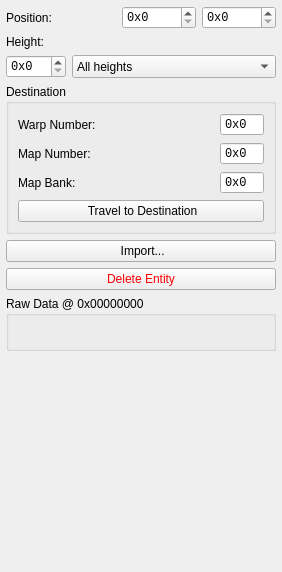
                 <widget class="QWidget" name="scrollAreaWidgetContents_8">
                  <property name="geometry">
                   <rect>
                    <x>0</x>
                    <y>0</y>
                    <width>282</width>
                    <height>572</height>
                   </rect>
                  </property>
                  <property name="sizePolicy">
                   <sizepolicy hsizetype="Expanding" vsizetype="Preferred">
                    <horstretch>0</horstretch>
                    <verstretch>0</verstretch>
                   </sizepolicy>
                  </property>
                  <layout class="QVBoxLayout" name="verticalLayout_8">
                   <property name="leftMargin">
                    <number>6</number>
                   </property>
                   <property name="topMargin">
                    <number>6</number>
                   </property>
                   <property name="rightMargin">
                    <number>6</number>
                   </property>
                   <property name="bottomMargin">
                    <number>6</number>
                   </property>
                   <item>
                    <layout class="QHBoxLayout" name="horizontalLayout_33">
                     <item>
                      <widget class="QLabel" name="label_29">
                       <property name="sizePolicy">
                        <sizepolicy hsizetype="Preferred" vsizetype="Preferred">
                         <horstretch>0</horstretch>
                         <verstretch>0</verstretch>
                        </sizepolicy>
                       </property>
                       <property name="text">
                        <string>Position:</string>
                       </property>
                      </widget>
                     </item>
                     <item>
                      <spacer name="horizontalSpacer_36">
                       <property name="orientation">
                        <enum>Qt::Horizontal</enum>
                       </property>
                       <property name="sizeType">
                        <enum>QSizePolicy::Expanding</enum>
                       </property>
                       <property name="sizeHint" stdset="0">
                        <size>
                         <width>40</width>
                         <height>20</height>
                        </size>
                       </property>
                      </spacer>
                     </item>
                     <item>
                      <widget class="QHexSpinBox" name="warp_pos_x">
                       <property name="sizePolicy">
                        <sizepolicy hsizetype="Maximum" vsizetype="Fixed">
                         <horstretch>0</horstretch>
                         <verstretch>0</verstretch>
                        </sizepolicy>
                       </property>
                       <property name="font">
                        <font>
                         <family>Courier New</family>
                        </font>
                       </property>
                       <property name="prefix">
                        <string notr="true">0x</string>
                       </property>
                       <property name="maximum">
                        <number>65535</number>
                       </property>
                       <property name="displayIntegerBase">
                        <number>16</number>
                       </property>
                       <property name="upperCase" stdset="0">
                        <bool>true</bool>
                       </property>
                       <property name="byteLength" stdset="0">
                        <number>2</number>
                       </property>
                      </widget>
                     </item>
                     <item>
                      <widget class="QHexSpinBox" name="warp_pos_y">
                       <property name="sizePolicy">
                        <sizepolicy hsizetype="Maximum" vsizetype="Fixed">
                         <horstretch>0</horstretch>
                         <verstretch>0</verstretch>
                        </sizepolicy>
                       </property>
                       <property name="font">
                        <font>
                         <family>Courier New</family>
                        </font>
                       </property>
                       <property name="prefix">
                        <string notr="true">0x</string>
                       </property>
                       <property name="maximum">
                        <number>65535</number>
                       </property>
                       <property name="displayIntegerBase">
                        <number>16</number>
                       </property>
                       <property name="upperCase" stdset="0">
                        <bool>true</bool>
                       </property>
                       <property name="byteLength" stdset="0">
                        <number>2</number>
                       </property>
                      </widget>
                     </item>
                    </layout>
                   </item>
                   <item>
                    <widget class="QLabel" name="label_30">
                     <property name="sizePolicy">
                      <sizepolicy hsizetype="Maximum" vsizetype="Preferred">
                       <horstretch>0</horstretch>
                       <verstretch>0</verstretch>
                      </sizepolicy>
                     </property>
                     <property name="text">
                      <string>Height:</string>
                     </property>
                    </widget>
                   </item>
                   <item>
                    <layout class="QHBoxLayout" name="horizontalLayout_29">
                     <item>
                      <widget class="QSpinBox" name="spnWarpHeight">
                       <property name="sizePolicy">
                        <sizepolicy hsizetype="Preferred" vsizetype="Minimum">
                         <horstretch>0</horstretch>
                         <verstretch>0</verstretch>
                        </sizepolicy>
                       </property>
                       <property name="minimumSize">
                        <size>
                         <width>0</width>
                         <height>22</height>
                        </size>
                       </property>
                       <property name="font">
                        <font>
                         <family>Courier New</family>
                        </font>
                       </property>
                       <property name="prefix">
                        <string notr="true">0x</string>
                       </property>
                       <property name="maximum">
                        <number>255</number>
                       </property>
                       <property name="displayIntegerBase">
                        <number>16</number>
                       </property>
                       <property name="upperCase" stdset="0">
                        <bool>true</bool>
                       </property>
                       <property name="byteLength" stdset="0">
                        <number>1</number>
                       </property>
                      </widget>
                     </item>
                     <item>
                      <widget class="QComboBox" name="cmbWarpHeight">
                       <property name="sizePolicy">
                        <sizepolicy hsizetype="Preferred" vsizetype="Minimum">
                         <horstretch>1</horstretch>
                         <verstretch>0</verstretch>
                        </sizepolicy>
                       </property>
                       <item>
                        <property name="text">
                         <string>All heights</string>
                        </property>
                       </item>
                       <item>
                        <property name="text">
                         <string>Height 0 (Surf)</string>
                        </property>
                       </item>
                       <item>
                        <property name="text">
                         <string>Height 1</string>
                        </property>
                       </item>
                       <item>
                        <property name="text">
                         <string>Height 2 (Normal)</string>
                        </property>
                       </item>
                       <item>
                        <property name="text">
                         <string>Height 3</string>
                        </property>
                       </item>
                       <item>
                        <property name="text">
                         <string>Height 4</string>
                        </property>
                       </item>
                       <item>
                        <property name="text">
                         <string>Height 5</string>
                        </property>
                       </item>
                       <item>
                        <property name="text">
                         <string>Height 6</string>
                        </property>
                       </item>
                       <item>
                        <property name="text">
                         <string>Height 7</string>
                        </property>
                       </item>
                       <item>
                        <property name="text">
                         <string>Height 8</string>
                        </property>
                       </item>
                       <item>
                        <property name="text">
                         <string>Height 9</string>
                        </property>
                       </item>
                       <item>
                        <property name="text">
                         <string>Height 10</string>
                        </property>
                       </item>
                       <item>
                        <property name="text">
                         <string>Height 11</string>
                        </property>
                       </item>
                       <item>
                        <property name="text">
                         <string>Height 12</string>
                        </property>
                       </item>
                       <item>
                        <property name="text">
                         <string>Height 13</string>
                        </property>
                       </item>
                       <item>
                        <property name="text">
                         <string>Height 14</string>
                        </property>
                       </item>
                      </widget>
                     </item>
                    </layout>
                   </item>
                   <item>
                    <widget class="QGroupBox" name="groupBox_4">
                     <property name="title">
                      <string>Destination</string>
                     </property>
                     <layout class="QVBoxLayout" name="verticalLayout_12">
                      <item>
                       <layout class="QHBoxLayout" name="horizontalLayout_36">
                        <item>
                         <widget class="QLabel" name="label_33">
                          <property name="sizePolicy">
                           <sizepolicy hsizetype="Preferred" vsizetype="Preferred">
                            <horstretch>0</horstretch>
                            <verstretch>0</verstretch>
                           </sizepolicy>
                          </property>
                          <property name="text">
                           <string>Warp Number:</string>
                          </property>
                         </widget>
                        </item>
                        <item>
                         <spacer name="horizontalSpacer_38">
                          <property name="orientation">
                           <enum>Qt::Horizontal</enum>
                          </property>
                          <property name="sizeType">
                           <enum>QSizePolicy::Expanding</enum>
                          </property>
                          <property name="sizeHint" stdset="0">
                           <size>
                            <width>40</width>
                            <height>20</height>
                           </size>
                          </property>
                         </spacer>
                        </item>
                        <item>
                         <widget class="QHexSpinBox" name="warp_number">
                          <property name="sizePolicy">
                           <sizepolicy hsizetype="Maximum" vsizetype="Fixed">
                            <horstretch>0</horstretch>
                            <verstretch>0</verstretch>
                           </sizepolicy>
                          </property>
                          <property name="font">
                           <font>
                            <family>Courier New</family>
                           </font>
                          </property>
                          <property name="buttonSymbols">
                           <enum>QAbstractSpinBox::NoButtons</enum>
                          </property>
                          <property name="prefix">
                           <string notr="true">0x</string>
                          </property>
                          <property name="maximum">
                           <number>255</number>
                          </property>
                          <property name="displayIntegerBase">
                           <number>16</number>
                          </property>
                          <property name="upperCase" stdset="0">
                           <bool>true</bool>
                          </property>
                          <property name="byteLength" stdset="0">
                           <number>1</number>
                          </property>
                         </widget>
                        </item>
                       </layout>
                      </item>
                      <item>
                       <layout class="QHBoxLayout" name="horizontalLayout_37">
                        <item>
                         <widget class="QLabel" name="label_34">
                          <property name="sizePolicy">
                           <sizepolicy hsizetype="Preferred" vsizetype="Preferred">
                            <horstretch>0</horstretch>
                            <verstretch>0</verstretch>
                           </sizepolicy>
                          </property>
                          <property name="text">
                           <string>Map Number:</string>
                          </property>
                         </widget>
                        </item>
                        <item>
                         <spacer name="horizontalSpacer_39">
                          <property name="orientation">
                           <enum>Qt::Horizontal</enum>
                          </property>
                          <property name="sizeType">
                           <enum>QSizePolicy::Expanding</enum>
                          </property>
                          <property name="sizeHint" stdset="0">
                           <size>
                            <width>40</width>
                            <height>20</height>
                           </size>
                          </property>
                         </spacer>
                        </item>
                        <item>
                         <widget class="QHexSpinBox" name="warp_map">
                          <property name="sizePolicy">
                           <sizepolicy hsizetype="Maximum" vsizetype="Fixed">
                            <horstretch>0</horstretch>
                            <verstretch>0</verstretch>
                           </sizepolicy>
                          </property>
                          <property name="font">
                           <font>
                            <family>Courier New</family>
                           </font>
                          </property>
                          <property name="buttonSymbols">
                           <enum>QAbstractSpinBox::NoButtons</enum>
                          </property>
                          <property name="prefix">
                           <string notr="true">0x</string>
                          </property>
                          <property name="maximum">
                           <number>255</number>
                          </property>
                          <property name="displayIntegerBase">
                           <number>16</number>
                          </property>
                          <property name="upperCase" stdset="0">
                           <bool>true</bool>
                          </property>
                          <property name="byteLength" stdset="0">
                           <number>1</number>
                          </property>
                         </widget>
                        </item>
                       </layout>
                      </item>
                      <item>
                       <layout class="QHBoxLayout" name="horizontalLayout_38">
                        <item>
                         <widget class="QLabel" name="label_35">
                          <property name="sizePolicy">
                           <sizepolicy hsizetype="Preferred" vsizetype="Preferred">
                            <horstretch>0</horstretch>
                            <verstretch>0</verstretch>
                           </sizepolicy>
                          </property>
                          <property name="text">
                           <string>Map Bank:</string>
                          </property>
                         </widget>
                        </item>
                        <item>
                         <spacer name="horizontalSpacer_40">
                          <property name="orientation">
                           <enum>Qt::Horizontal</enum>
                          </property>
                          <property name="sizeType">
                           <enum>QSizePolicy::Expanding</enum>
                          </property>
                          <property name="sizeHint" stdset="0">
                           <size>
                            <width>40</width>
                            <height>20</height>
                           </size>
                          </property>
                         </spacer>
                        </item>
                        <item>
                         <widget class="QHexSpinBox" name="warp_bank">
                          <property name="sizePolicy">
                           <sizepolicy hsizetype="Maximum" vsizetype="Fixed">
                            <horstretch>0</horstretch>
                            <verstretch>0</verstretch>
                           </sizepolicy>
                          </property>
                          <property name="font">
                           <font>
                            <family>Courier New</family>
                           </font>
                          </property>
                          <property name="buttonSymbols">
                           <enum>QAbstractSpinBox::NoButtons</enum>
                          </property>
                          <property name="prefix">
                           <string notr="true">0x</string>
                          </property>
                          <property name="maximum">
                           <number>255</number>
                          </property>
                          <property name="displayIntegerBase">
                           <number>16</number>
                          </property>
                          <property name="upperCase" stdset="0">
                           <bool>true</bool>
                          </property>
                          <property name="byteLength" stdset="0">
                           <number>1</number>
                          </property>
                         </widget>
                        </item>
                       </layout>
                      </item>
                      <item>
                       <widget class="QPushButton" name="btnWarpToDest">
                        <property name="text">
                         <string> Travel to Destination</string>
                        </property>
                        <property name="icon">
                         <iconset resource="../images.qrc">
                          <normaloff>:/icons/door_in.ico</normaloff>:/icons/door_in.ico</iconset>
                        </property>
                        <property name="flat">
                         <bool>false</bool>
                        </property>
                       </widget>
                      </item>
                     </layout>
                    </widget>
                   </item>
                   <item>
                    <widget class="QPushButton" name="pushButton_6">
                     <property name="text">
                      <string> Import...</string>
                     </property>
                     <property name="icon">
                      <iconset resource="../images.qrc">
                       <normaloff>:/icons/folder_page.ico</normaloff>:/icons/folder_page.ico</iconset>
                     </property>
                    </widget>
                   </item>
                   <item>
                    <widget class="QPushButton" name="pushButton_7">
                     <property name="styleSheet">
                      <string notr="true">QPushButton::enabled {
color : red;
}</string>
                     </property>
                     <property name="text">
                      <string>Delete Entity</string>
                     </property>
                     <property name="icon">
                      <iconset resource="../images.qrc">
                       <normaloff>:/icons/delete.ico</normaloff>:/icons/delete.ico</iconset>
                     </property>
                    </widget>
                   </item>
                   <item>
                    <widget class="QGroupBox" name="warp_group_raw">
                     <property name="title">
                      <string>Raw Data @ 0x00000000</string>
                     </property>
                     <property name="checkable">
                      <bool>false</bool>
                     </property>
                     <layout class="QVBoxLayout" name="verticalLayout_10">
                      <property name="leftMargin">
                       <number>3</number>
                      </property>
                      <property name="topMargin">
                       <number>3</number>
                      </property>
                      <property name="rightMargin">
                       <number>3</number>
                      </property>
                      <property name="bottomMargin">
                       <number>3</number>
                      </property>
                      <item>
                       <widget class="QHexEdit" name="warp_raw_data" native="true">
                        <property name="sizePolicy">
                         <sizepolicy hsizetype="Preferred" vsizetype="Fixed">
                          <horstretch>0</horstretch>
                          <verstretch>0</verstretch>
                         </sizepolicy>
                        </property>
                        <property name="minimumSize">
                         <size>
                          <width>0</width>
                          <height>26</height>
                         </size>
                        </property>
                        <property name="maximumSize">
                         <size>
                          <width>16777215</width>
                          <height>26</height>
                         </size>
                        </property>
                        <property name="addressArea" stdset="0">
                         <bool>false</bool>
                        </property>
                        <property name="asciiArea" stdset="0">
                         <bool>false</bool>
                        </property>
                        <property name="lineWidth" stdset="0">
                         <number>8</number>
                        </property>
                       </widget>
                      </item>
                     </layout>
                    </widget>
                   </item>
                   <item>
                    <spacer name="verticalSpacer_8">
                     <property name="orientation">
                      <enum>Qt::Vertical</enum>
                     </property>
                     <property name="sizeType">
                      <enum>QSizePolicy::Expanding</enum>
                     </property>
                     <property name="sizeHint" stdset="0">
                      <size>
                       <width>20</width>
                       <height>40</height>
                      </size>
                     </property>
                    </spacer>
                   </item>
                  </layout>
                 </widget>
